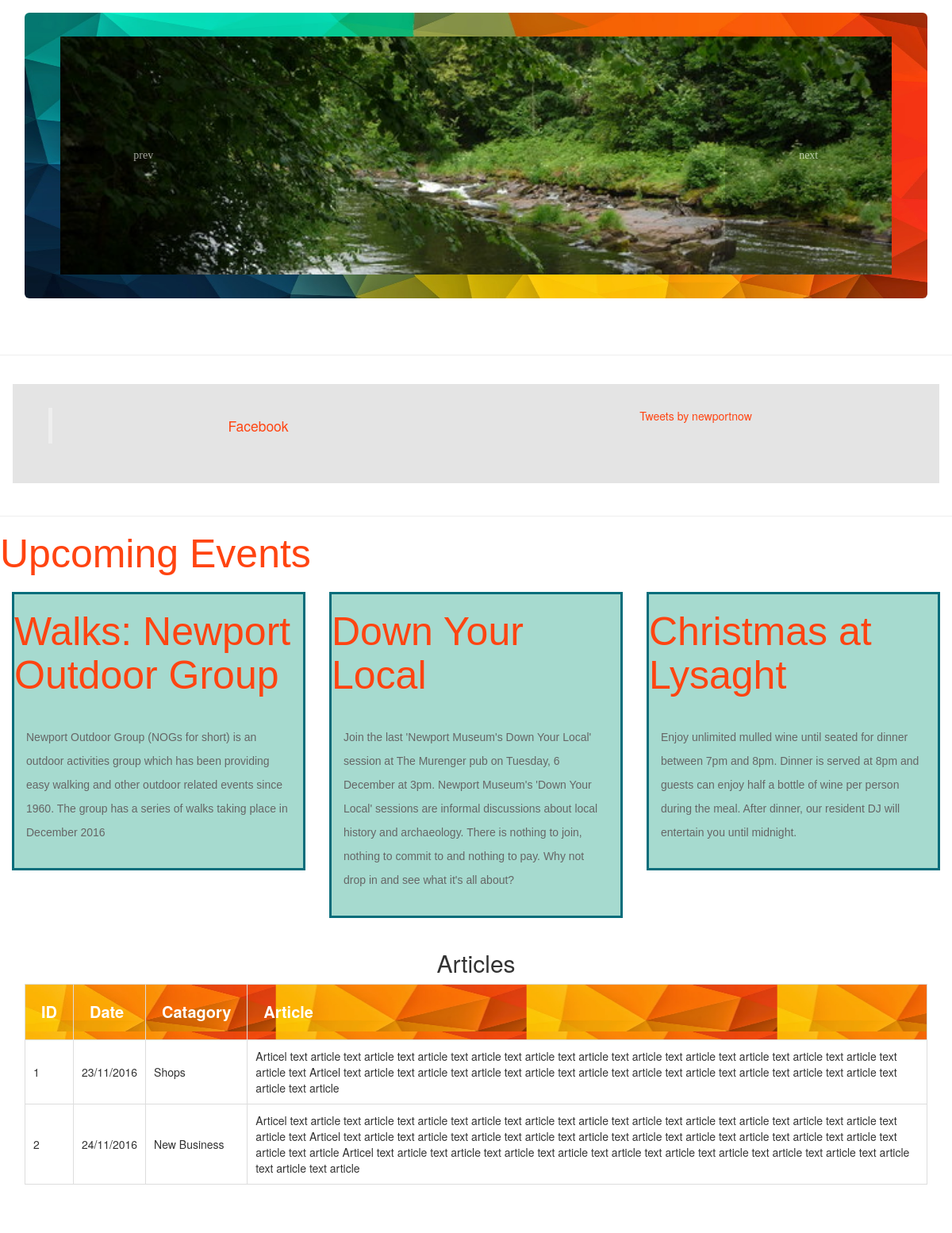
/News, run on the app's committed database.
### tables this page shows
CREATE TABLE `Articles` (
	`ID`	INTEGER NOT NULL PRIMARY KEY AUTOINCREMENT,
	`Date`	TEXT NOT NULL,
	`Catagory`	TEXT NOT NULL,
	`Article`	TEXT NOT NULL
);

### NewPortServer.py (the view)
@app.route("/News")
def news():
    conn = sqlite3.connect(DATABASE)
    cur = conn.cursor()
    cur.execute("SELECT * FROM Articles;")
    data = cur.fetchall()
    conn.close()
    return render_template('news.html', data = data )

### templates/news.html (shortened to what this page needs)
<!DOCTYPE html>
<html>
  <head>
      <link href="static/css/bootstrap.min.css" rel="stylesheet">
      <link href="static/maxcdn.bootstrapcdn.com/font-awesome/4.1.0/css/font-awesome.min.css" rel="stylesheet">
      <link href="static/css/stylesheet.css" type="text/css" rel="stylesheet">
  </head>
  <body>
{%block mainBlock%}
    <div class="container">
      <div class="jumbotron">
      <article class="row">
      <article class="slider">
        <ul>
          <li>
            <img src="static/img/img1.jpg" />
          </li>
        </ul>
        <button class="prev">prev</button>
        <button class="next">next</button>
        </div>
    </div>
        <hr>
      <div class="container">
        <article class="row" style="padding:30px;background-color:#e4e4e4;">
        <section class="col-sm-6">
          <div class="fb-page" data-href="https://www.facebook.com/facebook" data-tabs="timeline" data-small-header="false" data-adapt-container-width="true" data-hide-cover="false" data-show-facepile="true"><blockquote cite="https://www.facebook.com/facebook" class="fb-xfbml-parse-ignore"><a href="https://www.facebook.com/facebook">Facebook</a></blockquote></div>
        </section>
          <section class="col-sm-6">
            <a class="twitter-timeline" data-height="500" href="https://twitter.com/newportnow">Tweets by newportnow</a>
          </section>
      </article>
    </div>
      <hr>
      <h1>Upcoming Events</h1>
      <section class="col-sm-4">
      <section class="quickLinks">
        <h1>Walks: Newport Outdoor Group</h1>
        <p>Newport Outdoor Group (NOGs for short) is an outdoor activities group which has been providing easy walking and other outdoor related events since 1960.
The group has a series of walks taking place in December 2016</p>
      </section>
      </section>
      <section class="col-sm-4">
      <section class="quickLinks">
        <h1>Down Your Local</h1>
        <p>Join the last 'Newport Museum's Down Your Local' session at The Murenger pub on Tuesday, 6 December at 3pm.
        Newport Museum's 'Down Your Local' sessions are informal discussions about local history and archaeology. There is nothing to join, nothing to commit to and nothing to pay. Why not drop in and see what it's all about? </p>
      </section>
    </section>
    <section class="col-sm-4">
    <section class="quickLinks">
      <h1>Christmas at Lysaght</h1>
      <p>Enjoy unlimited mulled wine until seated for dinner between 7pm and 8pm. Dinner is served at 8pm and guests can enjoy half a bottle of wine per person during the meal. After dinner, our resident DJ will entertain you until midnight. </p>
    </section>
  </section>
    <article class="container">
      <div class="row">
        <div class="col-lg-12">
          <section class="table">
            <h2>Articles</h2>
            <table border = 1>
              <thead>
                 <td>ID</td>
                 <td>Date</td>
                 <td>Catagory</td>
                 <td>Article</td>
              </thead>
              <tbody>
              {% for row in data %}
                 <tr>
                   <td>{{row[0]}}</td>
                   <td>{{row[1]}}</td>
                   <td>{{row[2]}}</td>
                   <td>{{row[3]}}</td>
                 </tr>
              {% endfor %}
            </tbody>
            </table>
          </section>
        </div>
      </div>
    </article>
  {%endblock%}
  </body>
<html>

### static/css/stylesheet.css (style rules this page uses)
.row { text-align:center; }
.container { margin-bottom:25px; text-align:center; }
.slider { width: 100%; overflow: hidden; height: 300px; position: relative; }
.slider ul { margin: 0; padding: 0; list-style: none; position: absolute; width: 300%; height: 100%; top: 0; }
.slider li { padding: 0; margin: 0; width: 33.333333%; height: 100%; overflow: hidden; position: absolute; top: 0; bottom: 0; }
.slider li img { border: none; width: 100%; min-height: 100%; }
.slider button { position: absolute; display: block; box-sizing: border-box; border: none; outline: none; top: 0; bottom: 0; width: 20%; background-color: rgba(0, 0, 0, 0.3); color: #fff; margin: 0; padding: 0; text-align:center; opacity: 0.6; z-index: 2; }
.slider button.prev { left: 0; }
.slider button.next { right: 0; }
.jumbotron { color:#fff; font-family:DokChampa; background-size:100% 100%; text-align:center; min-height:200px; padding-bottom:0%; padding-top:0%; }
.quickLinks { background-color:#a6dacf; min-height:250px; border-style:solid; border-color:2px; border-color:#076d7b; margin-bottom:20px; }
.quickLinks p { padding:15px; }
.container { padding: 16px; }
table { width: 100%; }
td { border: 1px solid #dddddd; padding: 15px; text-align: left; text-align: left; padding: 8px; }
h1 { color: #ff4411; font-size: 50px; font-family: 'Signika', sans-serif; padding-bottom: 10px; float: center; }
p { font-family: 'Inder', sans-serif; line-height: 30px; margin-bottom: 15px; color: #666; }
a { color: #ff4411; transition: .5s; -moz-transition: .5s; -webkit-transition: .5s; -o-transition: .5s; }

### templates/news.html (style rules this page uses)
.jumbotron { background-image: url('static/img/background1.jpg'); padding:30px; }
td { padding:10px; }
thead td { padding:20px; color:#fff; font-weight:bold; font-size:20px; }
thead { background-image:url("static/img/line3.png"); }

### data on the page
Articles: ID "1", Date "23/11/2016", Catagory "Shops", Article "Articel text article text article text article text article text article text article text article text article text article text article text article text article text Articel text article text article text article text article text article text article text article text article text article text article text article text article"
Articles: ID "2", Date "24/11/2016", Catagory "New Business", Article "Articel text article text article text article text article text article text article text article text article text article text article text article text article text Articel text article text article text article text article text article text article text article text article text article text article text article text article Articel text article text article text article text article text article text article text article text article text article text article text article text article"
